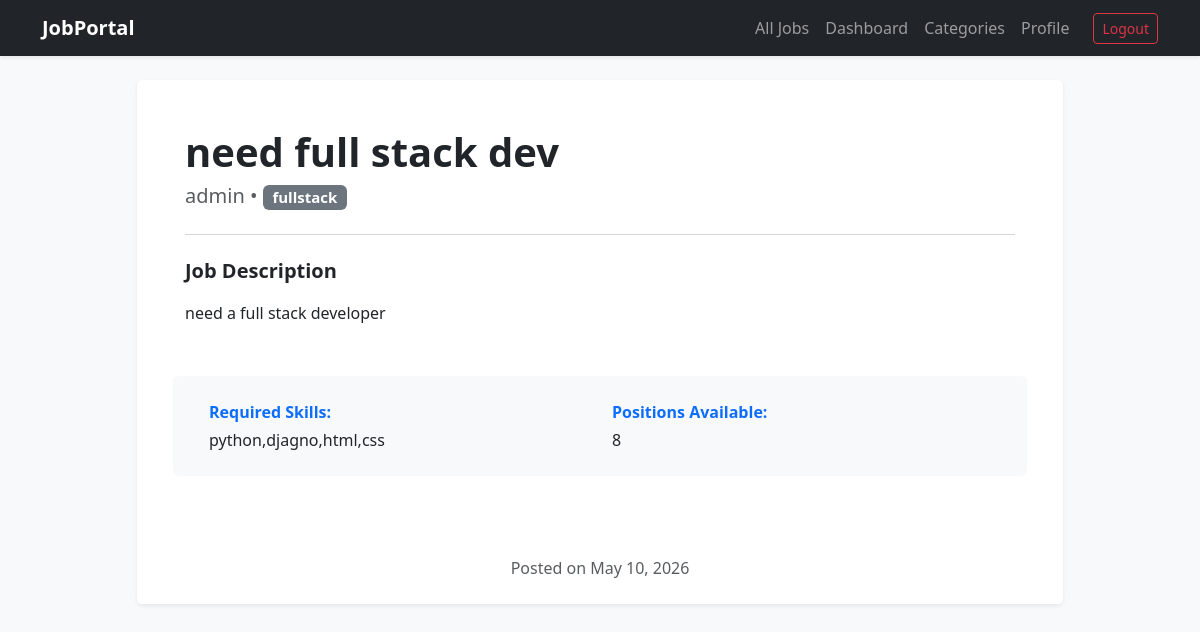
The page /job/5/ (signed in) on the database its author committed.
### portal/models.py (models this page shows, shortened)
class JobPost(models.Model):
    recruiter = models.ForeignKey(CustomUser, on_delete=models.CASCADE, related_name='jobs_posted')
    title = models.CharField(max_length=200)
    number_of_openings = models.PositiveIntegerField()
    category = models.ForeignKey(JobCategory, on_delete=models.PROTECT, related_name='jobs')
    job_description = models.TextField()
    required_skills = models.CharField(max_length=255)
    created_at = models.DateTimeField(auto_now_add=True)

class CustomUser(AbstractUser):
    USER_TYPE_CHOICES = (
        ('recruiter', 'Recruiter'),
        ('jobseeker', 'Job Seeker'),
    )
    display_name = models.CharField(max_length=100)
    role = models.CharField(max_length=15, choices=USER_TYPE_CHOICES, blank=True)

class JobCategory(models.Model):
    name = models.CharField(max_length=100, unique=True)
    class Meta:
        ordering = ['name']
    def __str__(self):
        return self.name

### portal/views.py (the view)
# urls.py: path('job/<int:pk>/', views.JobDetailView.as_view(), name='job-detail'),
class JobDetailView(DetailView):
    model = JobPost
    template_name = 'portal/job_detail.html'
    context_object_name = 'job'
    def get_context_data(self, **kwargs):
        context = super().get_context_data(**kwargs)
        user = self.request.user
        if user.is_authenticated and user.role == 'jobseeker':
            context['application'] = JobApplication.objects.filter(job=self.object, applicant=user).first()
        return context

### portal/templates/portal/job_detail.html (shortened to what this page needs)
{% extends 'base.html' %}
{% block content %}
<div class="row justify-content-center mt-3">
    <div class="col-md-10">
        <div class="card shadow-sm border-0">
            <div class="card-body p-5">
                <div class="d-flex justify-content-between align-items-start mb-3">
                    <div>
                        <h1 class="fw-bold text-dark mb-2">{{ job.title }}</h1>
                        <h5 class="text-muted">{{ job.recruiter.display_name }} &bull; <span class="badge bg-secondary">{{ job.category }}</span></h5>
                    </div>
                </div>
                <hr class="text-muted">
                <div class="mb-5 mt-4">
                    <h5 class="fw-bold mb-3">Job Description</h5>
                    <p style="white-space: pre-wrap; line-height: 1.8;">{{ job.job_description }}</p>
                </div>
                <div class="row bg-light p-4 rounded mb-4">
                    <div class="col-md-6 mb-3 mb-md-0">
                        <strong class="d-block mb-1 text-primary">Required Skills:</strong>
                        {{ job.required_skills }}
                    </div>
                    <div class="col-md-6">
                        <strong class="d-block mb-1 text-primary">Positions Available:</strong>
                        {{ job.number_of_openings }}
                    </div>
                </div>
            </div>
            <div class="card-footer bg-white border-0 text-muted text-center pb-4">
                Posted on {{ job.created_at|date:"F d, Y" }}
            </div>
        </div>
    </div>
</div>
{% endblock %}

### rows shown on the page
JobPost: title "need full stack dev", recruiter.display_name "admin", category "fullstack", job_description "need a full stack developer", required_skills "python,djagno,html,css", number_of_openings "8", created_at "May 10, 2026"
